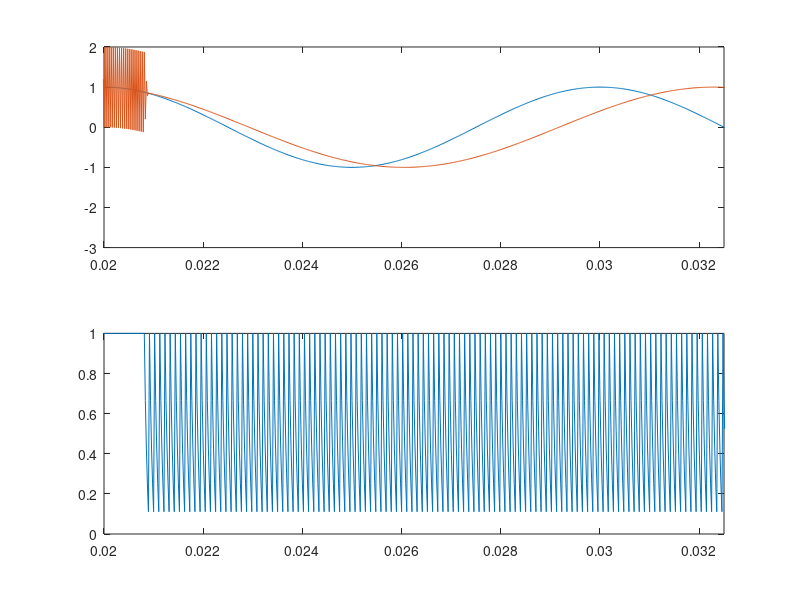

Here is the MATLAB script that generated this plot:
fc=48000;
sinc=1/fc;
step=sinc/5;
freq=100;

delaymax=0.1;
delaymin=0.0;
delayside=1000; %samples
delayline=[delaymin:step:delaymax-step];
delayfun=zeros(1, size(delayline, 2) + 2 * delayside);
delayfun(delayside:delayside+size(delayline, 2)-1)=delayline;
delayfun(size(delayfun, 2)-delayside:size(delayfun, 2))=delaymax;
dur=size(delayfun, 2)*sinc;

t=[0:sinc:dur-sinc];
x=cos(2*pi*freq*t);

fds=(delaymax*fc);
Y=zeros(size(x));
ccoefs=zeros(size(x));

%plot(t, delayfun)
%axis([.0 dur -0.01 delaymax+0.01])

for didx=2:size(delayfun, 2)
	fds=(delayfun(didx)*fc);
	ids=floor(fds);
	tau=fds-ids;
	c=(1-tau)/(1+tau);
	ccoefs(didx)=c;
	ink=didx-ids;
	Y(didx)=c*x(ink)+x(ink-1)-c*Y(didx-1);
end

subplot(2, 1, 1)
plot(t, x, t, Y)
axis([0.02 0.0325])

subplot(2, 1, 2)
plot(t, ccoefs)
axis([0.02 0.0325])
